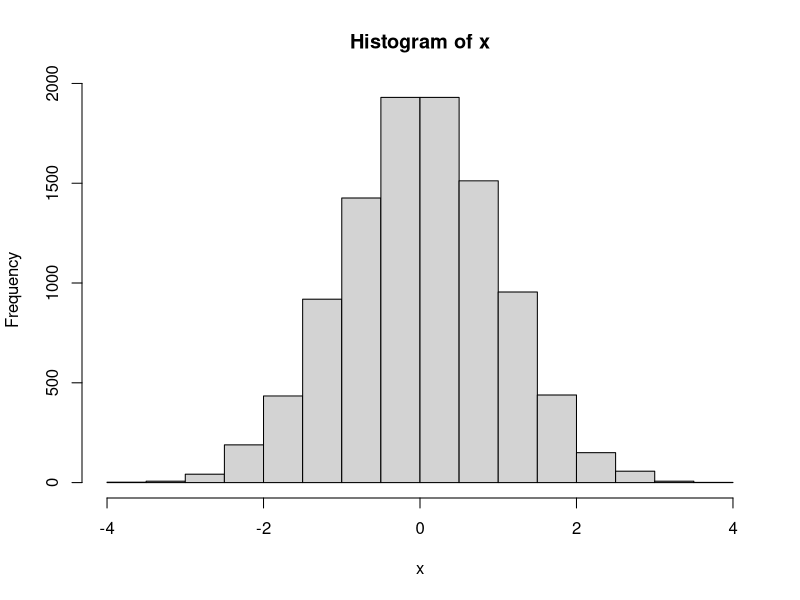

The R script that drew this image:
## ---- chunk 1
# Load the packages
library(tidyverse)
## ---- chunk 2
x <- rnorm(10000)
hist(x)
